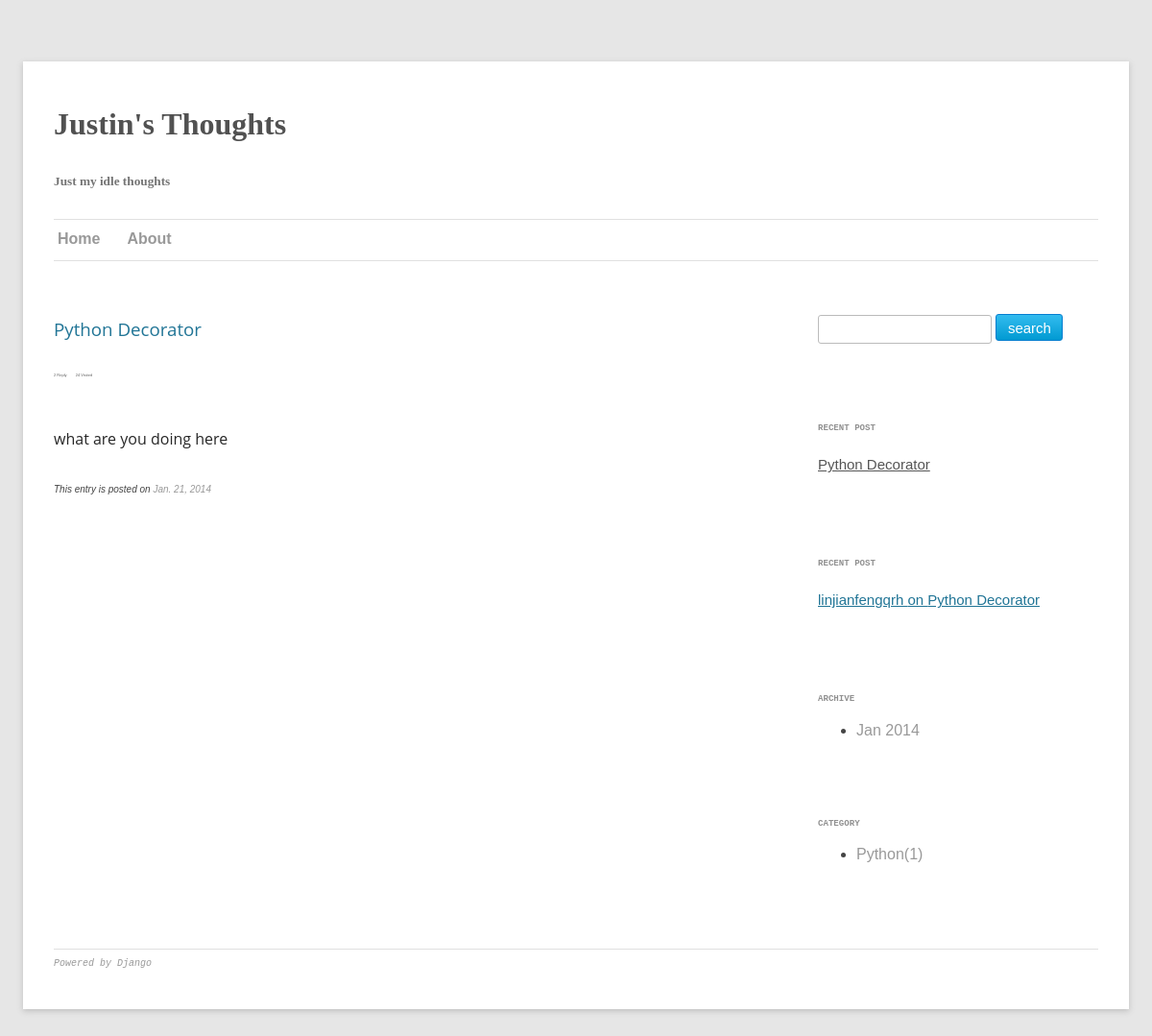
The page / on the database its author committed.
### blog/models.py (models this page shows, shortened)
class Post(models.Model):
  title = models.CharField(max_length=100)
  slug = models.SlugField(max_length = 100)
  content = models.TextField()
  published = models.BooleanField(default = False)
  created_date = models.DateTimeField(auto_now_add = True)
  category = models.ManyToManyField(Category)
  visit = models.IntegerField()
  class Meta:
    ordering = ['-created_date']
  def __unicode__(self):
    return self.title
  def get_abs_url(self):
    mangled = self.title.replace(' ', '__')
    return '/blog/%s' % mangled
  def get_visit_num(self):
    return self.visit
  def get_reply_num(self):
    return Reply.objects.filter(post = self).count()
  @staticmethod
  def get_archive():
    return Post.objects.values('created_date').distinct()

class Reply(models.Model):
  name = models.CharField(max_length=100)
  email = models.EmailField(blank = True)
  to = models.IntegerField(default=0)
  message = models.CharField(max_length = 1000)
  post = models.ForeignKey(Post)
  date = models.DateTimeField()

class Category(models.Model):
  name = models.CharField(max_length=100)
  def get_num(self):
    return Category.objects.filter(name = self.name).count()

### blog/views.py (the view)
# urls.py: url(r'^$', index),
def index(request):
  posts = Post.objects.filter(published=True)
  recent_post = Post.objects.first()
  recent_reply = Reply.objects.first()
  categories = Category.objects.all()
  archives = None
  archives = Post.get_archive()
  return render(request, 'blog/index.html', {'posts': posts, 'recent_post':recent_post,
    'recent_reply':recent_reply, 'categories': categories, 'archives':archives})

### templates/blog/index.html (shortened to what this page needs)
{% extends "blog/base.html" %}
{% block content %}
  {% for post in posts %}
  <div class = "post" >
    <div class = "title">
      <h3>
        <a href="{{ post.get_abs_url }} " >
        {{ post.title }}
        </a>
      </h3>
    </div>
    <div class = "info">
      <span class = "item">
      </span>
      <span class = "item">
      </span>
    </div>
    <div class = "blog_content">
      <p>{{ post.content|slice:":255" }}</p>
    </div>
    <div class ="footer">
      <p>This entry is posted on <a href="/blog/{{post.created_date|date:"Y"}}/{{post.created_date|date:"m"}}/{{post.created_date|date:"d"}}/">
        {{post.created_date|date}}
      </a></p>
    </div>
  </div>
  {% endfor %}
{% endblock %}

### templates/blog/base.html (shortened to what this page needs)
<!DOCTYPE html>
<html>
<head>
  <link rel="stylesheet" type="text/css" href="{{STATIC_URL}}global.css" />
  <link rel="stylesheet" type="text/css" href="{{STATIC_URL}}post.css" />
</head>
<body style="color:#444;background-color:#e6e6e6;font-family:sans-serif">
  <div class="page">
    <div class="header">
      <h1 class="blog-title">Justin's Thoughts</h1>
      <h5 class="blog-desc">Just my idle thoughts</h5>
    </div>
    <div class="menu">
      <hr />
      <ul class="menu">
        <li><a href="/" class="title-menu-item">Home</a></li>
        <li><a href="/about/" class="title-menu-item">About</a></li>
      </ul>
      <hr />
    </div>
    <div class = "maincontent">
      <div class = "sidebar">
        <div class = "widget widget_form">
          <form action="/blog/search/" method="get" class = "search">
            <p><input type="text" name="q" class="search text"/>
            <input type="submit" value="search" class = "search  buttom"></p>
          </form>
        </div>
        <div class = "widget widget_recent_post">
          <p class = "widget_title">RECENT POST</p>
          <p class = "widget_content">{% if recent_post %}<a href="{{recent_post.get_abs_url}}">{{ recent_post.title }}</a>{% else %}There is no post{% endif %}</p>
        </div>
        <div class = "widget widget_recent_reply">
          <p class = "widget_title">RECENT POST</p>
          <p class = "widget_content">{% if recent_reply %}<a href="{{recent_reply.get_post_url}}">{{ recent_reply.name }} on {{recent_reply.post}}</a>{% else %}There is no reply{% endif %}</p>
        </div>
        <div class = "widget widget_archive">
          <p class = "widget_title">ARCHIVE</p>
          <ul class = archive_list>
            {% for archive in archives %}
            <li><a href = "/blog/{{archive.created_date|date:"Y"}}/{{archive.created_date|date:"m"}}">{{ archive.created_date|date:"M Y"}}</a></li>
            {% endfor %}
        </div>
        <div class = "widget widget_category">
          <p class = "widget_title">CATEGORY</p>
          <ul class = 'category_list'>
            {% for category in categories %}
            <li><a href="/blog/category/{{ category.name }}/">{{ category.name }}({{category.get_num}})</a></li>
            {% endfor %}
          </ul>
        </div>
      </div>
      <div class = "content">
        {% block content %}
        {% endblock %}
      </div>
      <div class = "footer">
        <hr />
        <p><a href="www.django.com">Powered by Django</a></p>
      </div>
    </div>
  </div>
</body>
</html>

### static/global.css (style rules this page uses)
.page { margin-left:auto; margin-right:auto; margin-top:4em; margin-bottom:4em; max-width:960px; max-width:68rem; background-color:#fff; padding-left:2em; padding-top:1em; padding-right:2em; padding-bottom:2em; box-shadow:0 2px 6px rgba(100, 100, 100, 0.3); }
a { text-decoration:none; }
a:link, a:visited { color:#999999; }
div.header { display:inline-block; font-family:Georgia, serif; }
.blog-title { font-weight:bold; line-height:1.8; color:#515151; }
.blog-desc { color:#757575; }
hr { border:0; height:1px; background:#ffffff; box-shadow:0px 1px 0px #e0e0e0; }
ul.menu { list-style-type:none; margin:0; padding:0; }
ul.menu a:link, a:visited { display:block; width:60px; font-weight:bold; padding:4px; }
ul.menu li { position:relative; display:inline-block; }
.maincontent { padding-top:2em; overflow:hidden; }
.content { float:none; width:auto; overflow:hidden; padding-right:3em; }
.sidebar { float:right; width:300px; }
.footer p { font-family:Monospace; font-size:10px; font-style:italic; }
.text { border:1px solid #bbb; padding-left:10px; padding-right:1px; padding-top:4px; padding-bottom:4px; border-radius:3px; outline:none; font-family:Monospace; }
.text.search { height:20px; }
.buttom { border-radius:3px; height:28px; font-family:sans-serif; font-size:15px; cursor:pointer; color:white; background-image:-webkit-gradient(linear, left top, left bottom, from(rgb(51, 188, 239)), to(rgb(1, 154, 210))); background:-moz-linear-gradient(top, rgb(51, 188, 239), rgb(1, 154, 210)); border:1px solid rgb(5, 126, 208); }
.buttom.search { width:70px; }
.widget { padding-left:8px; margin-bottom:5em; }
.widget_title { font-family:Monospace; font-weight:bold; font-size:0.7em; margin-bottom:1.7em; line-height:1.7; color:#909090; }
.widget_content { font-family:Helvetica, Arial; font-size:15px; line-height:2; color:#404040; }
.widget_content a { text-decoration:underline; color:#555555; }

### static/post.css (style rules this page uses)
.post .title { font-family:"Open Sans", Helvetica, Arial, sans-serif; }
.post .title a { font-weight:normal; }
.post .title a:link, a:visited { color:#217596; }
.post .info { padding-top:4px; padding-bottom:2em; }
.post .info .item { padding-right:2em; font-family:Arial, serif; font-size:4px; color:#5f5f5f; }
.post .blog_content { font-family:"Open Sans", Arial, sans-serif; margin-right:4em; }
.post .blog_content p { line-height:1.7; color:#282828; }
.post .footer { padding-top:4px; margin-bottom:4em; margin-right:4em; }
.post .footer p { font-family:Arial, serif; font-size:10px; line-height:1.7; font-style:italic; }

### rows shown on the page
Post: title "Python Decorator", content "what are you doing here", created_date "Jan. 21, 2014"
Reply: name "linjianfengqrh", post "Python Decorator"
Category: name "Python", get_num "1"

### other values the page prints
{{ archive.created_date|date:"M Y" }} "Jan 2014"
